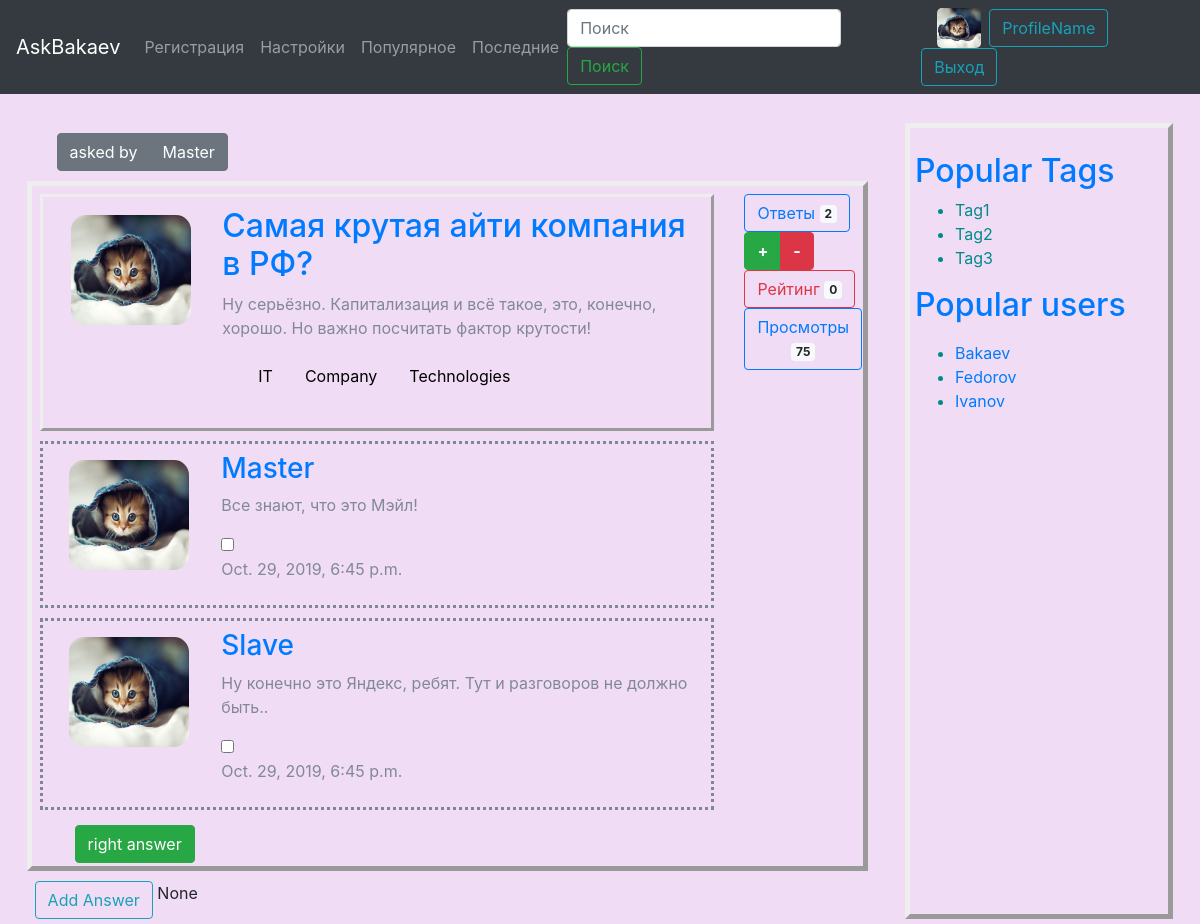
Page /question/1/ on the earlier database version.
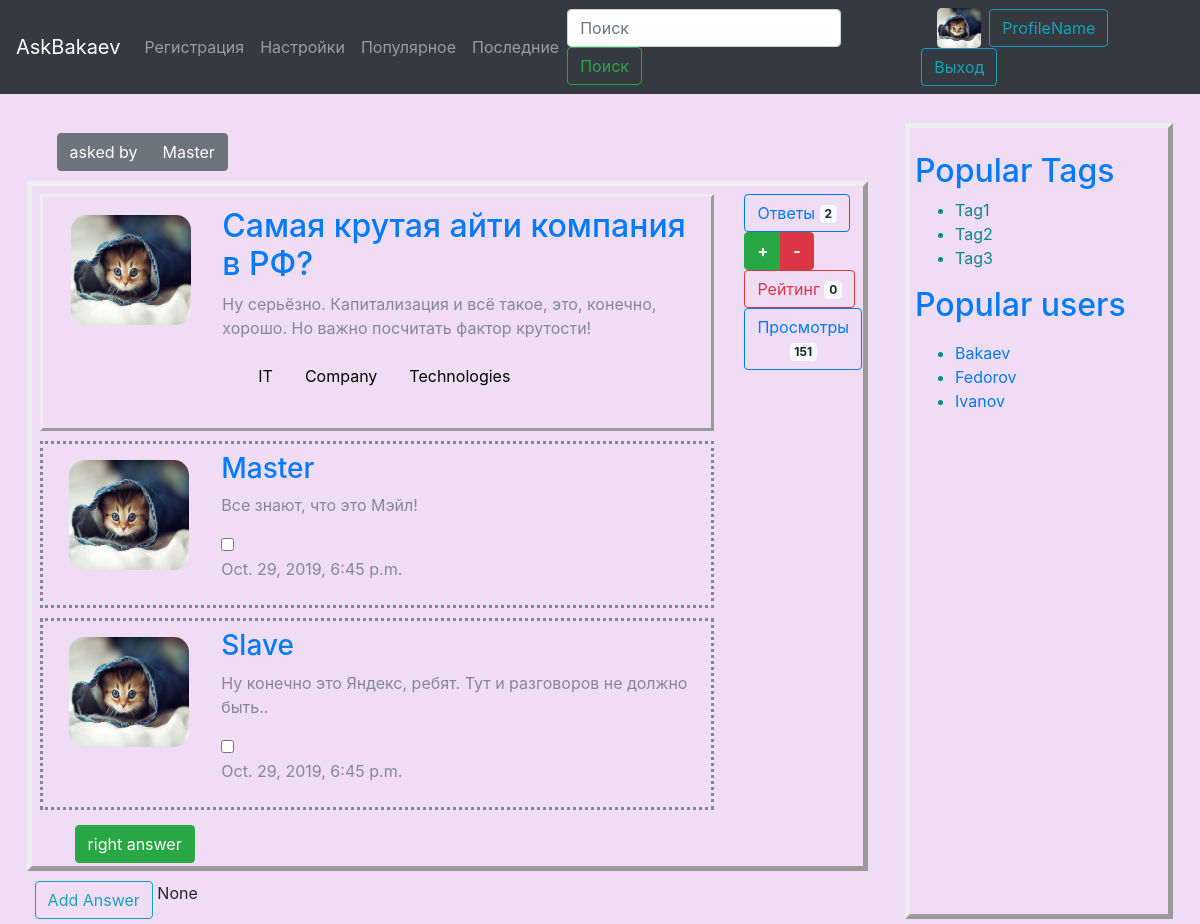
Same page on the later database version.
### main/models.py (models this page shows)
class Questions(models.Model):
    question = models.CharField(max_length=200, verbose_name = "вопрос")
    description = models.TextField(verbose_name = "подробности вопроса")
    author = models.ForeignKey(
        Users, on_delete=models.CASCADE, related_name='user', verbose_name = "автор")
    answers_count = models.IntegerField(default=0, verbose_name = "ответы")
    rating = models.IntegerField(default=0, verbose_name = "рейтинг")
    views = models.IntegerField(default=0, verbose_name = "просмотры")
    creation_time = models.DateTimeField(auto_now_add=True, verbose_name='дата и время создания')
    published = models.BooleanField(default=True, verbose_name="опубликован?")
    tags = models.ManyToManyField('Tags', blank=True, related_name='tags', verbose_name='Теги')
    def __str__(self):
        return self.question
    objects = QuestManager()
    class Meta:
        verbose_name = "Вопрос"
        verbose_name_plural = "Вопросы"

class Users(models.Model):
    name = models.CharField(max_length=20, verbose_name="имя")
    birthday = models.DateField(verbose_name='дата рождения')
    about = models.TextField(default="Пользователь не рассказал о себе.", verbose_name="о пользователе")
    avatar = models.ImageField(upload_to='upload/')
    password = models.CharField(default="qwertyqwerty", max_length=32, verbose_name="parol'")
    def __str__(self):
        return self.name
    class Meta:
        verbose_name = "Пользователь"
        verbose_name_plural = "Пользователи"

### question/views.py (the view)
# urls.py: path('question/<int:pk>/', quest_views.QuestView.as_view(), name="question"),
class QuestView(DetailView):
    model = Questions
    template_name = 'question/question.html'
    def get_context_data(self, **kwargs):
        context = super().get_context_data(**kwargs)
        print(context)
        if True:
                q = Questions.objects.get(pk=context['questions'].id)
                q.views += 1
                q.save()
        context['increment'] = Questions.objects.increment(context['object'])
        return context

### main/models.py (called while the page is built)
    def increment(self, question):
        print("increment is called")

    def __str__(self):
        return self.tag

### question/templates/question/question.html (shortened to what this page needs)
{% extends "base.html" %}
{% block content %}
{% load static %}
<div class="up">
    <div class="btn-group" role="group" aria-label="Basic example">
      <button class="btn btn-secondary">asked by</button>
      <button type="button" class="btn btn-secondary">{{object.author}}</button>
    </div>
  </div>
  <div class="container main-content">
    <div class="row">
      <div class="col-10">
        <div class="question">
          <div class="row">
            <div class="col-2">
              <img class="avatar" src="{% static "public/kitten.jpg" %}" width="120" height="110" alt="kitten">
            </div>
            <div class="col-1"></div>
            <div class="col-9">
              <h2><a href=" ">{{object.question}}</a></h2>
              <p>{{object.description}}</p>
              <p><div class="pagination">
                 {% for tag in object.tags.all %}
                  <a href="#">{{tag}}</a>
                {% endfor %}
                </div></p>
            </div>
          </div>
        </div>
      </div>
      <div class="col-2 ">
          <button type="button" class="btn btn-outline-primary">
              Ответы <span class="badge badge-light">{{object.answers_set.count}}</span>
          </button>
          <div class="btn-group" role="group" aria-label="Basic example">
              <button type="button" class="btn btn-success"><strong> + </strong></button>
              <button type="button" class="btn btn-danger"><strong> - </strong></button>
            </div>
          <button type="button" class="btn btn-outline-danger">
              Рейтинг <span class="badge badge-light">{{object.rating}}</span>
          </button>
          <button type="button" class="btn btn-outline-primary">
              Просмотры <span class="badge badge-light">{{object.views}}</span>
          </button>
      </div>
    </div>
<form action="post" method="post">
{% for answer in object.answers_set.all %}
  <div class="row">
      <div class="col-10">
        <div class="answer">
          <div class="row">
            <div class="col-2">
              <img class="avatar" src="{% static "public/kitten.jpg" %}" width="120" height="110" alt="kitten">
            </div>
            <div class="col-1"></div>
            <div class="col-9">
              <h3><a href="">{{answer.author}}</a></h3>
              <p>{{answer.answer}}</p>
                <input type="checkbox" name="choices" value="{{answer.right_answer}}">
              <p>{{answer.creation_time}}</p>
            </div>
          </div>
        </div>
      </div>
    </div>
    {% endfor %}
      <button type="submit" name="right" class="btn btn-success margine">right answer</button>
  </form>
  </div>
  <a href="/new_answer/{{object.id}}" class="margine btn btn-outline-info ml-2 margin">Add Answer</a>
  {{increment}}
{% endblock %}

Differences in the rows shown:
changed Questions "Самая крутая айти компания в РФ?": views "75" → "151"
